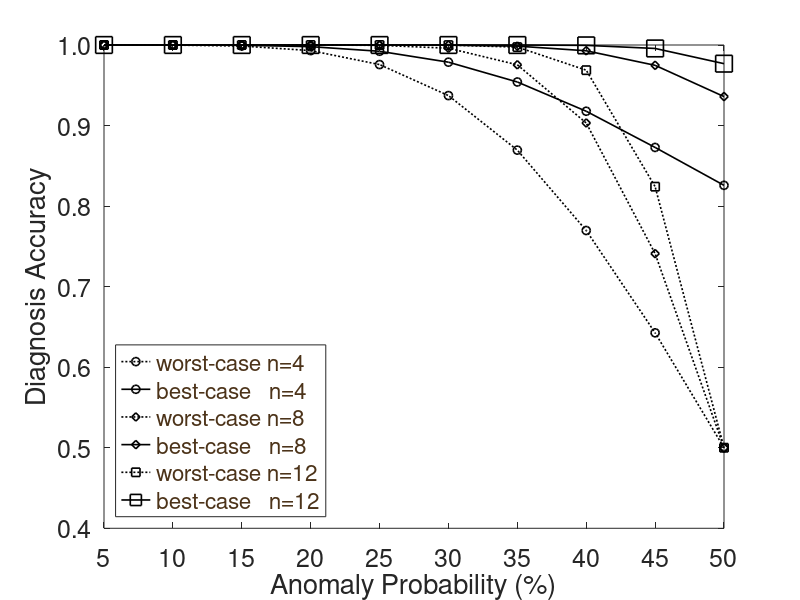

This chart was generated by the following MATLAB code:
hFig = figure;
%set(hFig, 'Position', [600,400,500,400])

x = .05:.05:.5;

w4 = [0.99999873,0.99989924,0.99875183,0.99306511,0.97570303,0.93720671,0.86946311,0.76970903,0.64267912,0.50000000];
o4 = [0.99999979,0.99997798,0.99967493,0.99795943,0.99221316,0.97867739,0.95408645,0.91776103,0.87283015,0.82578006];

w8 = [1.00000000,1.00000000,0.99999956,0.99998059,0.99962041,0.99602780,0.97542415,0.90317864,0.74096666,0.50000000];
o8 = [1.00000000,1.00000000,0.99999999,0.99999942,0.99998634,0.99982298,0.99860291,0.99283472,0.97477585,0.93595723];

w12 = [1.00000000,1.00000000,1.00000000,0.99999998,0.99999807,0.99989847,0.99739043,0.96876703,0.82412290,0.50000000];
o12 = [1.00000000,1.00000000,1.00000000,1.00000000,0.99999999,0.99999919,0.99997460,0.99955503,0.99571678,0.97683313];


%plot(x,Pone2,'-r*',x,Ptwo2,'-ro',x,Pone4,':b*',x,Ptwo4,':bo',x,Pone16,'-.g*',x,Ptwo16,'-.go');
plot ( x,w4,':ko', x,o4,'-ko', x,w8,':kd', x,o8,'-kd', x,w12,':ks', x,o12,'-ks','markersize',12);
hleg = legend('worst-case n=4','best-case   n=4','worst-case n=8','best-case   n=8','worst-case n=12','best-case   n=12','location','SouthWest');
set(hleg,'FontAngle','italic','TextColor',[.3,.2,.1],'Fontsize',18);
set(get(gca,'Children'),'linewidth',1.2);

%set(gca,'ygrid','on')

%box off

% Make the text of the legend italic and color it brown
%set(hleg,'FontAngle','italic','TextColor',[.3,.2,.1],'Fontsize',12);
%set(hleg,'EdgeColor',[1,1,1]);
% set(get(gca,'Children'),'linewidth',1.5);

xlabel('Anomaly Probability (%)','fontsize',18);
ylabel('Diagnosis Accuracy','fontsize',18);

set(gca,'XLim',[0.05 0.5])
set(gca,'XTick',0.05:0.05:0.5)
set(gca,'XTickLabel',{'5','10','15','20','25','30','35','40','45','50'},'fontsize',18);

set(gca,'YLim',[0.4 1])
set(gca,'YTick',0:0.1:1)
set(gca,'YTickLabel',{'0 ','0.1 ','0.2 ','0.3 ','0.4 ','0.5 ','0.6 ','0.7 ','0.8 ','0.9 ','1.0 '},'fontsize',18);